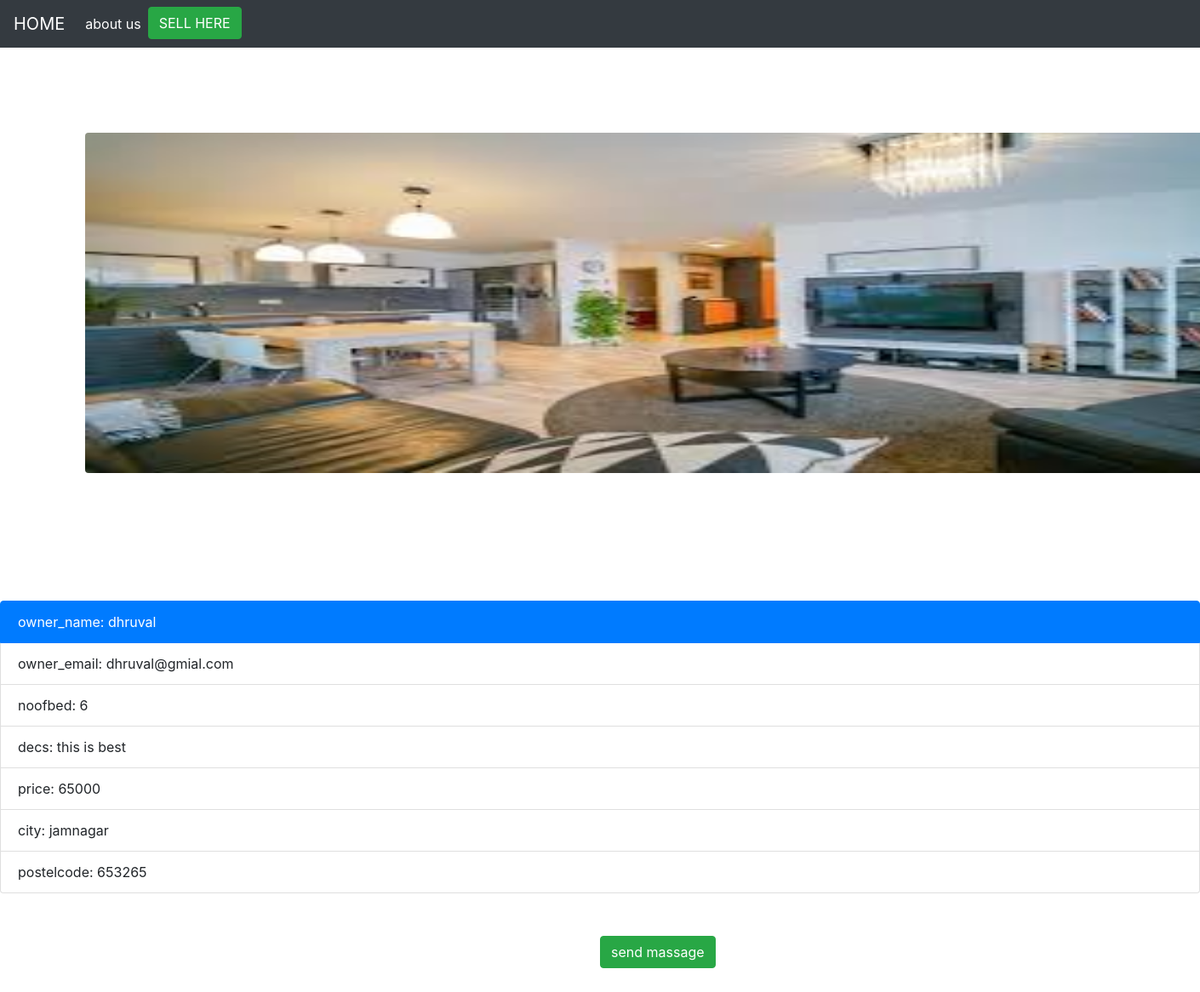
Page /6 on the committed database.
### real/models.py (models this page shows, shortened)
class product(models.Model):
	owner_name=models.CharField(max_length=50)
	owner_email=models.EmailField()
	noofbed=models.IntegerField()
	decs=models.TextField()
	price=models.IntegerField()
	city=models.CharField(max_length=50)
	postelcode=models.IntegerField()
	category=(('Villa','Villa'),
				('Banglov','Banglov'),
				('Land','Land'),
				('Apartment','Apartment'),
				('Office','Office'),
				('Warehouse','Warehouse')
		)
	Category=models.CharField(max_length=50,choices=category)
	img=models.ImageField()

### real/views.py (the view)
# urls.py: path('<int:i_id>',views.get_value,name='show'),
def get_value(request,i_id):
	get=get_object_or_404(product,pk=i_id)
	makequery=qform()
	if request.method=='POST':
		makequery=qform(request.POST)
		if makequery.is_valid():
			makequery.save()
			return redirect('/')
	context={'get':get,'makequery':makequery}
	return render(request,'show.html',context)

### real/templates/show.html (shortened to what this page needs)
{% extends 'main.html' %}
{% block content %}
<body>
	<div>
   <div class="img" >
    <img src="{{ get.img.url }}" alt="..." class="rounded" style="height: 400px; width: 100%;">
   </div>
   <div style="margin-top: 50px">
     <ul class="list-group">
       <li class="list-group-item active">owner_name:  {{get.owner_name}}</li>
       <li class="list-group-item">owner_email: {{get.owner_email}}</li>
       <li class="list-group-item">noofbed:     {{get.noofbed}}</li>
       <li class="list-group-item">decs:        {{get.decs}}</li>
       <li class="list-group-item">price:       {{get.price}}</li>
       <li class="list-group-item">city:        {{get.city}}</li>
       <li class="list-group-item">postelcode:  {{get.postelcode}}</li>
     </ul>
   </div>
  </div>
<button type="button" class="btn btn-success" data-toggle="modal" data-target="#exampleModal" style="margin-top:50px; margin-bottom: 100px; margin-left: 50%; align-content: center;">
  send massage
</button>
{% endblock content %}

### static/css/main.css (style rules this page uses)
.rounded { height: 400px; width: 600px; margin: 100px; }

### rows in the picture
product: img (picture), owner_name "dhruval", owner_email "dhruval@gmial.com", noofbed "6", decs "this is best", price "65000", city "jamnagar", postelcode "653265"
